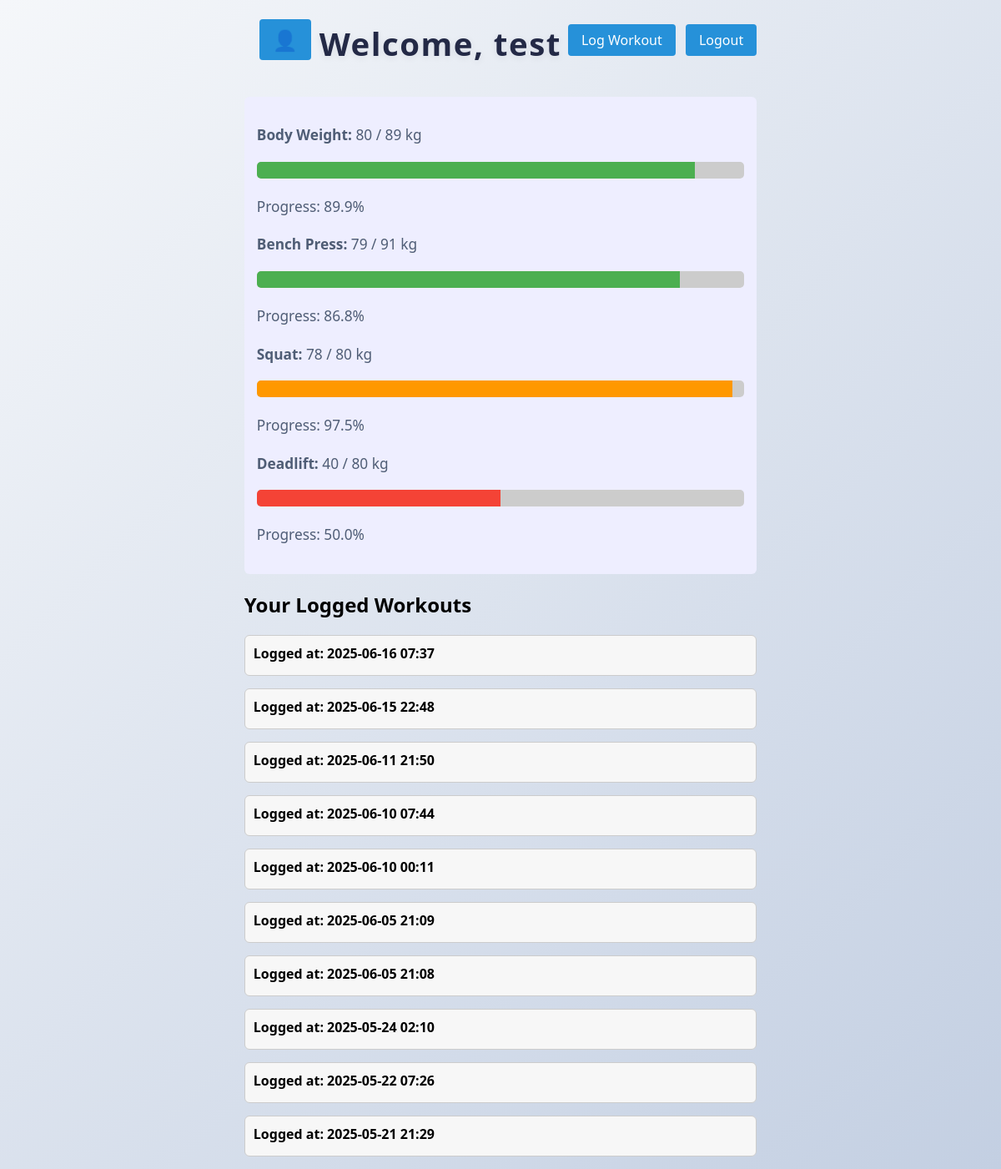
Page /home (signed in) on the earlier database version.
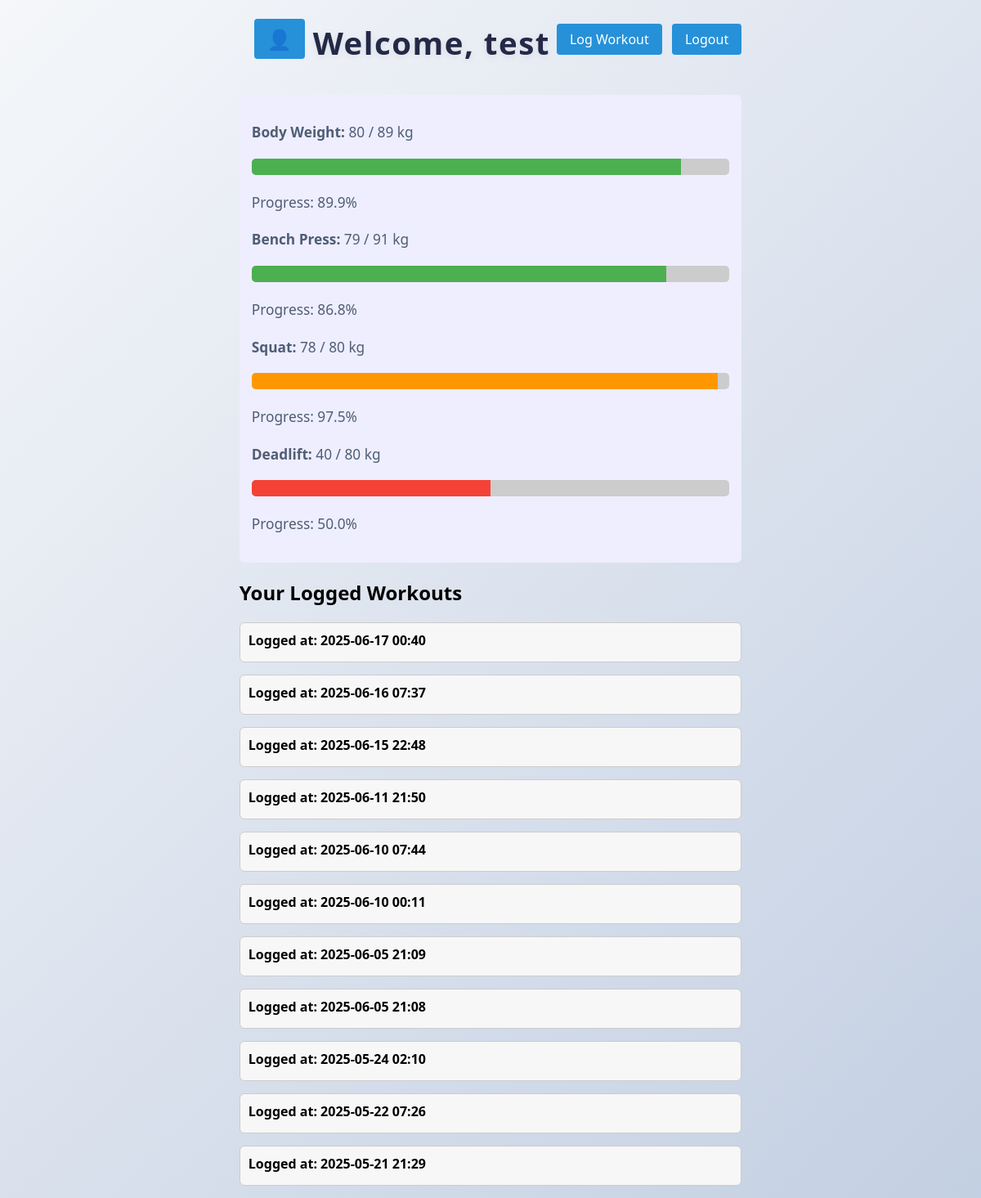
Same page on the later database version.
### workout_tracker/database_models.py (models this page shows)
class User(db.Model):
    __tablename__ = 'Users Table'
    ID = db.Column(db.Integer, primary_key=True)
    Username = db.Column(db.String, unique=True, nullable=False)
    password_hash = db.Column(db.String, nullable=False)
    Join_date = db.Column(db.String)
    instructions = db.Column(db.Text)
    description = db.Column(db.Text)
    bench_goal = db.Column(db.Integer)
    squat_goal = db.Column(db.Integer)
    deadlift_goal = db.Column(db.Integer)
    bench_current = db.Column(db.Integer)
    squat_current = db.Column(db.Integer)
    deadlift_current = db.Column(db.Integer)
    recovery_phrase = db.Column(db.Text)
    weight_updated = db.Column(db.String)
    current_weight = db.Column(db.Float)
    goal_weight = db.Column(db.Float)

class UserExercise(db.Model):
    __tablename__ = 'UserExercises'
    ID = db.Column(db.Integer, primary_key=True)
    user_id = db.Column(db.Integer, nullable=False)
    duration = db.Column(db.Integer)
    intensity = db.Column(db.Integer)
    calories_burned = db.Column(db.Integer)
    notes = db.Column(db.Text)
    date_completed = db.Column(db.Integer)
    exercises = db.relationship('WorkoutExercise', backref='parent', lazy=True)

### workout_tracker/app.py (the view)
@app.route('/home')
def home():
    if 'user_id' not in session:
        return redirect(url_for('login'))
    user = User.query.get(session['user_id'])
    logs = (
        UserExercise.query
        .filter_by(user_id=user.ID)
        .order_by(UserExercise.date_completed.desc())
        .all()
    )
    grouped = {}
    for log in logs:
        exercises = WorkoutExercise.query.filter_by(user_exercise_id=log.ID).all()
        grouped[log.date_completed] = {
            "meta": log,
            "exercises": exercises
        }
    return render_template('home_page.html', user=user, grouped_workouts=grouped)

### workout_tracker/app.py (called while the page is built)
@app.template_filter('datetimeformat')
def datetimeformat(value):
    return datetime.fromtimestamp(int(value)).strftime('%Y-%m-%d %H:%M')

### Templates/home_page.html (shortened to what this page needs)
<!DOCTYPE html>
<html lang="en">
<head>
    <link rel="stylesheet" href="{{ url_for('static', filename='css/main_styles.css') }}">
</head>
<body>
<div class="center">
    <div class="top-bar">
        <div class="profile-icon">
            <a href="{{ url_for('profile_settings') }}" title="Edit Profile">👤</a>
        </div>
        <h1>Welcome, {{ user.Username }}</h1>
        <div>
            <a href="{{ url_for('log_workout') }}">Log Workout</a>
            <a href="{{ url_for('logout') }}">Logout</a>
        </div>
    </div>
    <div class="goals-info">
        {% if user.current_weight and user.goal_weight %}
            <p><strong>Body Weight:</strong> {{ user.current_weight }} / {{ user.goal_weight }} kg</p>
            {% if user.goal_weight < user.current_weight %}
                {% set weight_progress = (user.goal_weight / user.current_weight) * 100 %}
                <div class="progress-bar">
                    <div class="progress-fill" style="width: {{ weight_progress | round(1) }}%; background: #ff5722;"></div>
                </div>
            {% else %}
                {% set weight_progress = (user.current_weight / user.goal_weight) * 100 %}
                <div class="progress-bar">
                    <div class="progress-fill" style="width: {{ weight_progress | round(1) }}%; background: #4caf50;"></div>
                </div>
            {% endif %}
            <p>Progress: {{ weight_progress | round(1) }}%</p>
        {% endif %}
        {% if user.bench_current and user.bench_goal %}
            <p><strong>Bench Press:</strong> {{ user.bench_current }} / {{ user.bench_goal }} kg</p>
            {% set bench_pct = (user.bench_current / user.bench_goal * 100) %}
            <div class="progress-bar">
                <div class="progress-fill" style="width: {{ bench_pct | round(1) }}%; background: #4CAF50;"></div>
            </div>
            <p>Progress: {{ bench_pct | round(1) }}%</p>
        {% endif %}
        {% if user.squat_current and user.squat_goal %}
            <p><strong>Squat:</strong> {{ user.squat_current }} / {{ user.squat_goal }} kg</p>
            {% set squat_pct = (user.squat_current / user.squat_goal * 100) %}
            <div class="progress-bar">
                <div class="progress-fill" style="width: {{ squat_pct | round(1) }}%; background: #FF9800;"></div>
            </div>
            <p>Progress: {{ squat_pct | round(1) }}%</p>
        {% endif %}
        {% if user.deadlift_current and user.deadlift_goal %}
            <p><strong>Deadlift:</strong> {{ user.deadlift_current }} / {{ user.deadlift_goal }} kg</p>
            {% set dl_pct = (user.deadlift_current / user.deadlift_goal * 100) %}
            <div class="progress-bar">
                <div class="progress-fill" style="width: {{ dl_pct | round(1) }}%; background: #F44336;"></div>
            </div>
            <p>Progress: {{ dl_pct | round(1) }}%</p>
        {% endif %}
    </div>
    <h2>Your Logged Workouts</h2>
    {% if grouped_workouts %}
        {% for ts, block in grouped_workouts.items() %}
        <div class="workout-entry">
            <div class="workout-header" onclick="toggleDetails(this)">
                Logged at: {{ ts | datetimeformat }}
            </div>
        </div>
        {% endfor %}
    {% else %}
        <p>No workouts logged yet.</p>
    {% endif %}
</div>
</body>
</html>

### static/css/main_styles.css (style rules this page uses)
body { background: linear-gradient(135deg, #f5f7fa 0%, #c3cfe2 100%); font-family: 'Segoe UI', Arial, sans-serif; margin: 0; min-height: 100vh; display: flex; flex-direction: column; align-items: center; justify-content: center; }
h1 { color: #232946; margin-bottom: 18px; font-size: 2.4rem; font-weight: 700; letter-spacing: 1.5px; text-shadow: 0 2px 8px rgba(35, 41, 70, 0.08); }
p, label { color: #4f5d75; font-size: 1.08rem; margin-bottom: 18px; line-height: 1.6; }
.workout-entry { margin-bottom: 15px; border: 1px solid #ccc; border-radius: 6px; background: #f7f7f7; padding: 10px; }
.workout-header { font-weight: bold; cursor: pointer; margin-bottom: 5px; }
.top-bar { display: flex; justify-content: space-between; align-items: center; margin-bottom: 20px; }
.top-bar a { padding: 8px 16px; text-decoration: none; background-color: #2691d9; color: white; border-radius: 4px; margin-left: 8px; }
.profile-icon { margin-right: auto; padding: 10px; }
.profile-icon a { font-size: 1.5rem; text-decoration: none; color: #2691d9; }
.goals-info { margin: 20px 0; padding: 15px; background: #eef; border-radius: 6px; }
.progress-bar { background: #ccc; height: 20px; border-radius: 5px; margin-bottom: 20px; overflow: hidden; }
.progress-fill { height: 100%; }
body { font-family: 'Segoe UI', sans-serif; background-color: #f2f2f2; margin: 0; }

Differences in the rows shown:
added UserExercise: date_completed "2025-06-17 00:40"
